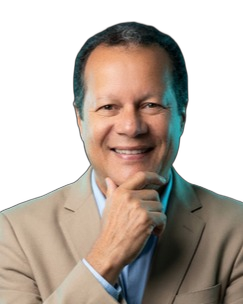
#> input picture .gemini/antigravity/scratch/AcolheAqui/welder_nobg.png, 243 x 304 px, found by its file name
$ python make_perfect_blob.py
#> lines starting #> are read from the running program, lines starting #| are printed output that depends on the picture
from PIL import Image, ImageDraw
import os

input_path = "c:/Users/Welder de Aquino/.gemini/antigravity/scratch/AcolheAqui/welder_nobg.png"
output_dir = "C:/Users/Welder de Aquino/.gemini/antigravity/brain/94558e5c-16ec-4293-800c-d74bac35c704"

def make_perfect_blob_faded(filename):
#> called with filename = 'welder_perfect_blob_faded.png'
    welder = Image.open(input_path).convert("RGBA")
#> welder is the input picture: PIL image 243x304 RGBA; mean R, G, B, A 83.9, 73.3, 64.2, 150.2
    bbox = welder.getbbox()
#> bbox = (0, 21, 243, 304)
    if bbox:
        welder = welder.crop(bbox)
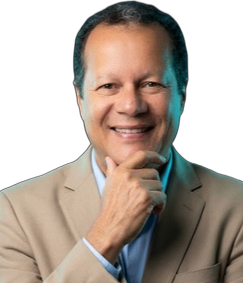
#> welder: PIL image 243x283 RGBA; mean R, G, B, A 90.1, 78.7, 69, 161.4; transparent parts drawn white

    welder.thumbnail((500, 500), Image.Resampling.LANCZOS)
    w, h = welder.size
#> w = 243; h = 283

    # The background Canvas
    bg_size = 650
    bg = Image.new("RGBA", (bg_size, bg_size), (0, 0, 0, 0))
#> bg: PIL image 650x650 RGBA; every value is 0
    canvas = ImageDraw.Draw(bg)

    # Draw blob
    blob_w, blob_h = 500, 500
    blob_x = (bg_size - blob_w) // 2
    blob_y = (bg_size - blob_h) // 2
    canvas.ellipse([blob_x, blob_y, blob_x + blob_w, blob_y + blob_h], fill="#a978f5")

    # Create fade gradient for the bottom of the welder image
    # We will create an alpha mask for the 'welder' image
    fade_height = 80
    alpha_mask = welder.split()[3]
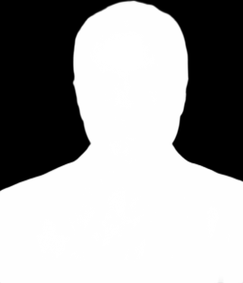
#> alpha_mask: PIL image 243x283 L; min 0, max 255, mean 161.4
    alpha_data = list(alpha_mask.getdata())
#> alpha_data = 68769 items

    # Modify alpha pixels to fade out at the bottom
    # h = height of welder
    new_alpha_data = []
    for y in range(h):
        # Calculate fade factor (1.0 at top, 0.0 at bottom)
        if y < h - fade_height:
            factor = 1.0
        else:
            factor = 1.0 - ((y - (h - fade_height)) / fade_height)

        for x in range(w):
            idx = y * w + x
            orig_alpha = alpha_data[idx]
            new_alpha_data.append(int(orig_alpha * factor))
#> after the loop, new_alpha_data = 68769 items

    alpha_mask.putdata(new_alpha_data)
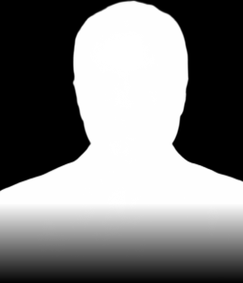
#> alpha_mask: PIL image 243x283 L; min 0, max 255, mean 125.8
    welder.putalpha(alpha_mask)
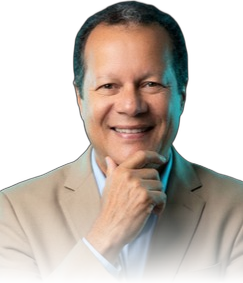
#> welder: PIL image 243x283 RGBA; mean R, G, B, A 90.1, 78.7, 69, 125.8; transparent parts drawn white

    paste_x = (bg_size - w) // 2
#> paste_x = 203
    paste_y = bg_size - h - 30
#> paste_y = 337

    bg.paste(welder, (paste_x, paste_y), welder)
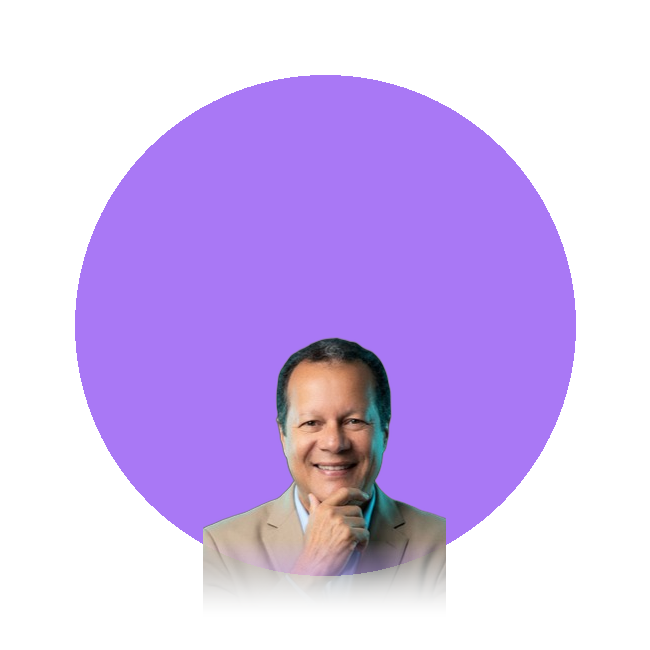
#> bg: PIL image 650x650 RGBA; mean R, G, B, A 78.7, 57.6, 106, 119.6; transparent parts drawn white

    out_path = os.path.join(output_dir, filename)
    bg.save(out_path)
    print(f"Saved {out_path}")

make_perfect_blob_faded("welder_perfect_blob_faded.png")
